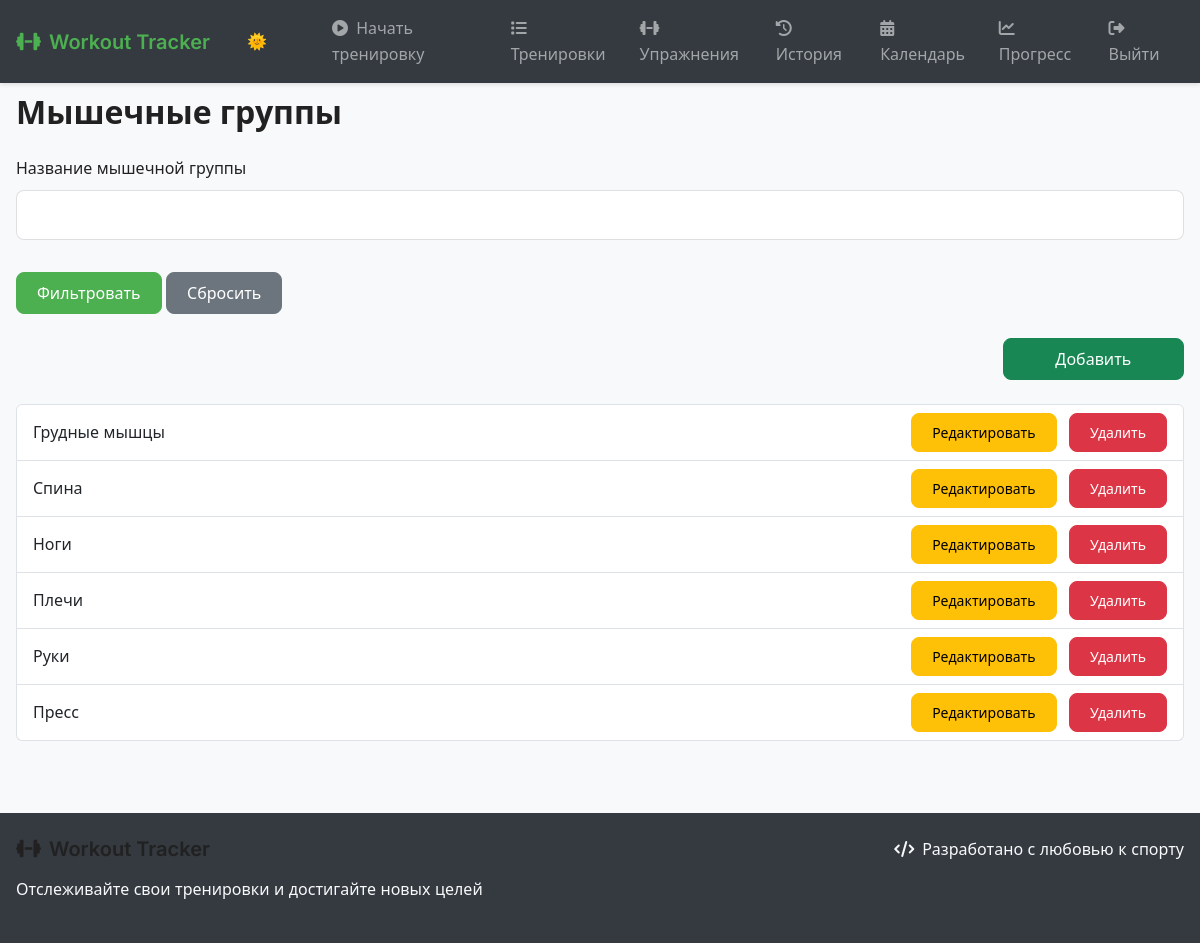
Page /muscle_groups/ (signed in) on the committed database.
### tracker/models.py (models this page shows, shortened)
class MuscleGroup(models.Model):
    name = models.CharField(max_length=100)
    user = models.ForeignKey(User, on_delete=models.CASCADE)
    class Meta:
        unique_together = ['name', 'user']

### tracker/views.py (the view)
# urls.py: path('muscle_groups/', views.muscle_groups, name='muscle_groups'),
@login_required
def muscle_groups(request):
    muscle_group_filter = MuscleGroupFilter(request.GET, queryset=MuscleGroup.objects.filter(user=request.user))
    if request.method == 'POST':
        form = MuscleGroupForm(request.POST)
        if form.is_valid():
            muscle_group = form.save(commit=False)
            muscle_group.user = request.user
            muscle_group.save()
            return redirect('muscle_groups')
    else:
        form = MuscleGroupForm()
    return render(request, 'tracker/muscle_groups.html', {'filter': muscle_group_filter, 'form': form})

### tracker/forms.py
class MuscleGroupForm(forms.ModelForm):
    class Meta:
        model = MuscleGroup
        fields = ['name']

### tracker/templates/tracker/muscle_groups.html (shortened to what this page needs)
{% extends 'tracker/base.html' %}
{% load crispy_forms_tags %}
{% block content %}
    <h2 class="mb-4">Мышечные группы</h2>
    <div data-aos="fade-up">
        <form method="get" class="row g-3 mb-4">
            {{ filter.form|crispy }}
            <div class="col-auto">
                <button type="submit" class="btn btn-primary">Фильтровать</button>
                <a href="{% url 'muscle_groups' %}" class="btn btn-secondary">Сбросить</a>
            </div>
        </form>
    </div>
    <div data-aos="fade-up">
        <form method="post" class="row g-3 mb-4">
            <div class="col-md-10">
            </div>
            <div class="col-md-2 d-flex align-items-end">
                <button type="submit" class="btn btn-success w-100">Добавить</button>
            </div>
        </form>
    </div>
    <div data-aos="fade-up">
        <ul class="list-group">
            {% for group in filter.qs %}
                <li class="list-group-item d-flex justify-content-between align-items-center">
                    <span>{{ group.name }}</span>
                    <span>
                    <a href="{% url 'edit_muscle_group' group.id %}"
                       class="btn btn-sm btn-warning me-2">Редактировать</a>
                    <a href="{% url 'delete_muscle_group' group.id %}" class="btn btn-sm btn-danger">Удалить</a>
                </span>
                </li>
            {% empty %}
                <li class="list-group-item">Нет мышечных групп, соответствующих вашим критериям.</li>
            {% endfor %}
        </ul>
    </div>
{% endblock %}

### tracker/static/tracker/css/style.css (style rules this page uses)
:root { --primary-color: #4CAF50; --primary-dark: #388E3C; --primary-light: #C8E6C9; --accent-color: #FF5722; --text-primary: #212121; --text-secondary: #757575; --background-light: #f8f9fa; --background-dark: #343a40; --success-color: #28a745; --warning-color: #ffc107; --danger-color: #dc3545; --card-bg: white; --border-color: rgba(0,0,0,.1); }
body { padding-top: 70px; font-family: 'Inter', system-ui, -apple-system, sans-serif; color: var(--text-primary); background-color: var(--background-light); line-height: 1.6; transition: background-color 0.3s ease, color 0.3s ease; }
.btn { border-radius: 8px; padding: 0.5rem 1.25rem; font-weight: 500; transition: all 0.3s ease; }
.btn-primary { background-color: var(--primary-color); border-color: var(--primary-color); }
.btn-secondary { background-color: #6c757d; border-color: #6c757d; }
.btn-danger { background-color: var(--danger-color); border-color: var(--danger-color); }
.form-control { border-radius: 8px; border: 1px solid var(--border-color); padding: 0.75rem 1rem; transition: border-color 0.3s ease, box-shadow 0.3s ease; background-color: var(--card-bg); color: var(--text-primary); }

### tracker/static/tracker/css/vars.css (style rules this page uses)
:root { --primary-color: #4CAF50; --primary-dark: #388E3C; --primary-light: #C8E6C9; --accent-color: #FF5722; --text-primary: #212121; --text-secondary: #757575; --text-light: #ffffff; --background-light: #f8f9fa; --background-dark: #343a40; --card-bg: white; --success-color: #28a745; --warning-color: #ffc107; --danger-color: #dc3545; --info-color: #17a2b8; --border-color: rgba(0, 0, 0, 0.1); --shadow-sm: 0 2px 4px rgba(0, 0, 0, 0.1); --shadow-md: 0 4px 6px rgba(0, 0, 0, 0.1); --shadow-lg: 0 10px 15px rgba(0, 0, 0, 0.1); --spacing-xs: 0.25rem; --spacing-sm: 0.5rem; --spacing-md: 1rem; --spacing-lg: 1.5rem; --spacing-xl: 2rem; --border-radius-sm: 4px; --border-radius-md: 8px; --border-radius-lg: 12px; --border-radius-xl: 16px; --transition-fast: 0.2s ease; --transition-base: 0.3s ease; --transition-slow: 0.5s ease; }

### tracker/static/tracker/css/base.css (style rules this page uses)
* { margin: 0; padding: 0; box-sizing: border-box; }
body { padding-top: 70px; font-family: 'Inter', system-ui, -apple-system, sans-serif; color: var(--text-primary); background-color: var(--background-light); line-height: 1.6; transition: background-color var(--transition-base), color var(--transition-base); }
h1, h2, h3, h4, h5, h6 { color: var(--text-primary); margin-bottom: var(--spacing-md); font-weight: 600; }
a { color: var(--primary-color); text-decoration: none; transition: color var(--transition-fast); }

### tracker/static/tracker/css/components.css (style rules this page uses)
.btn { border-radius: var(--border-radius-md); padding: var(--spacing-sm) var(--spacing-lg); font-weight: 500; transition: all var(--transition-base); }
.btn-primary { background-color: var(--primary-color); border-color: var(--primary-color); }
.form-control { border-radius: var(--border-radius-md); border: 1px solid var(--border-color); padding: var(--spacing-sm) var(--spacing-md); transition: border-color var(--transition-base), box-shadow var(--transition-base); background-color: var(--card-bg); color: var(--text-primary); }

### rows in the picture
MuscleGroup: name "Грудные мышцы"
MuscleGroup: name "Спина"
MuscleGroup: name "Ноги"
MuscleGroup: name "Плечи"
MuscleGroup: name "Руки"
MuscleGroup: name "Пресс"
